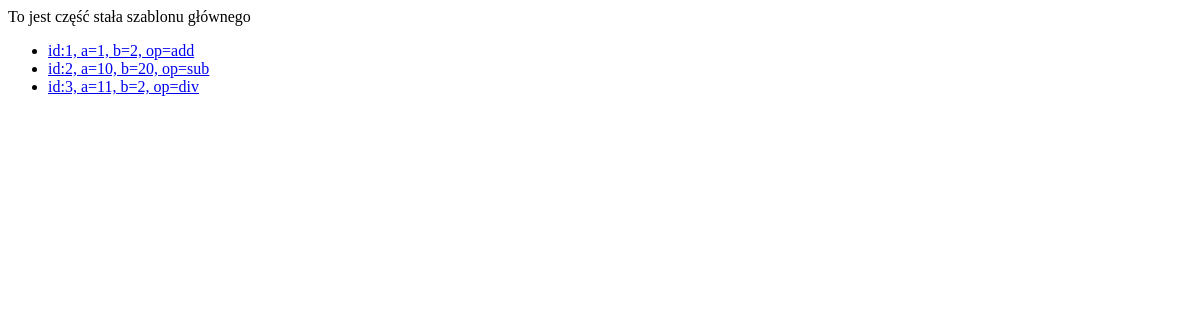
Page /maths/histories/ on the earlier database version.
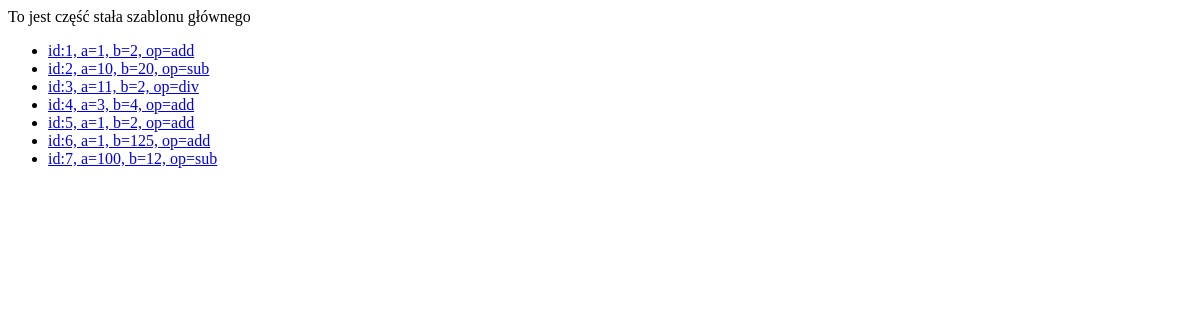
Same page on the later database version.
### maths/models.py (models this page shows)
class Math(models.Model):
   operation = models.CharField(max_length=5, choices=OPERATION_CHOICES)
   a = models.IntegerField()
   b = models.IntegerField()
   created = models.DateTimeField(auto_now_add=True)
   result = models.ForeignKey(
      'maths.Result',
      on_delete=models.CASCADE,
      null=True,
      blank=True
   )
   def __str__(self):
        return f"id:{self.id}, a={self.a}, b={self.b}, op={self.operation}"

### maths/views.py (the view)
# urls.py: path('histories/', maths_list, name="list"),
def maths_list(request):
    maths = Math.objects.all()
    return render(
        request=request,
        template_name="maths/list.html",
        context={"maths": maths}
    )

### maths/templates/maths/list.html (shortened to what this page needs)
{% extends "maths/main.html" %}
{% block content %}
   <ul>
       {% for m in maths %}
           <li><a href="{% url "maths:details" m.id %}">{{ m }}</a></li>
       {% endfor %}
   </ul>
{% endblock %}

Differences in the rows shown:
added Math: id+a+b "id:4, a=3, b=4, op=add"
added Math: id+a+b "id:5, a=1, b=2, op=add"
added Math: id+a+b "id:6, a=1, b=125, op=add"
added Math: id+a+b "id:7, a=100, b=12, op=sub"
